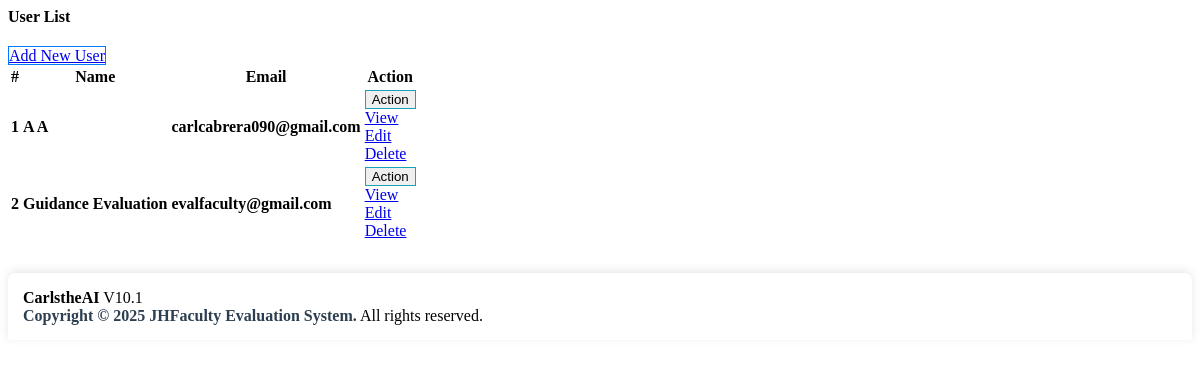
Screenshot of /admin/user_list.php with the database file from the repository.
### tables this page shows
CREATE TABLE `users` (
  `id` int(30) NOT NULL,
  `firstname` varchar(200) NOT NULL,
  `lastname` varchar(200) NOT NULL,
  `email` varchar(200) NOT NULL,
  `password` text NOT NULL,
  `avatar` text NOT NULL DEFAULT 'no-image-available.png',
  `date_created` datetime NOT NULL DEFAULT current_timestamp(),
  `reset_token` varchar(64) DEFAULT NULL,
  `reset_expires` datetime DEFAULT NULL,
  `failed_login_attempts` int(11) DEFAULT 0,
  `lockout_until` datetime DEFAULT NULL,
  `secret_key` varchar(32) DEFAULT NULL,
  `is_2fa_enabled` tinyint(1) DEFAULT 0
);

### admin/user_list.php (the view, shortened to what this page needs)
<?php include'db_connect.php' ?>
<div class="col-lg-12">
	<div class="card card-outline card-success">
		<div class="card-header">
			<h4 class="card-title"><B>User List</B></h4>
			<div class="card-tools">
				<a class="btn btn-block btn-sm btn-default btn-flat border-primary" href="./index.php?page=new_user" style="border:1.5px solid #007bff !important;"><i class="fa fa-plus"></i> Add New User</a>
			</div>
		</div>
		<div class="card-body">
			<table class="table tabe-hover table-bordered" id="list">
				<thead>
					<tr>
						<th class="text-center">#</th>
						<th>Name</th>
						<th>Email</th>
						<th>Action</th>
					</tr>
				</thead>
				<tbody>
					<?php
					$i = 1;
					$qry = $conn->query("SELECT *,concat(firstname,' ',lastname) as name FROM users order by concat(firstname,' ',lastname) asc");
					while($row= $qry->fetch_assoc()):
					?>
					<tr>
						<th class="text-center"><?php echo $i++ ?></th>
						<td><b><?php echo ucwords($row['name']) ?></b></td>
						<td><b><?php echo $row['email'] ?></b></td>
						<td class="text-center">
							<button type="button" class="btn btn-default btn-sm btn-flat border-info wave-effect text-info dropdown-toggle" data-toggle="dropdown" aria-expanded="true" style="border:1.5px solid #17a2b8 !important;">
		                      Action
		                    </button>
		                    <div class="dropdown-menu" style"">
		                      <a class="dropdown-item view_user" href="javascript:void(0)" data-id="<?php echo $row['id'] ?>">View</a>
		                      <a class="dropdown-item" href="./index.php?page=edit_user&id=<?php echo $row['id'] ?>">Edit</a>
		                      <a class="dropdown-item delete_user" href="javascript:void(0)" data-id="<?php echo $row['id'] ?>">Delete</a>
		                    </div>
						</td>
					</tr>
				<?php endwhile; ?>
				</tbody>
			</table>
		</div>
	</div>
</div>
<?php include 'admin_footer.php'; ?>

### rows the page displays
users: name "A A", email "carlcabrera090@gmail.com"
users: name "Guidance Evaluation", email "evalfaculty@gmail.com"
